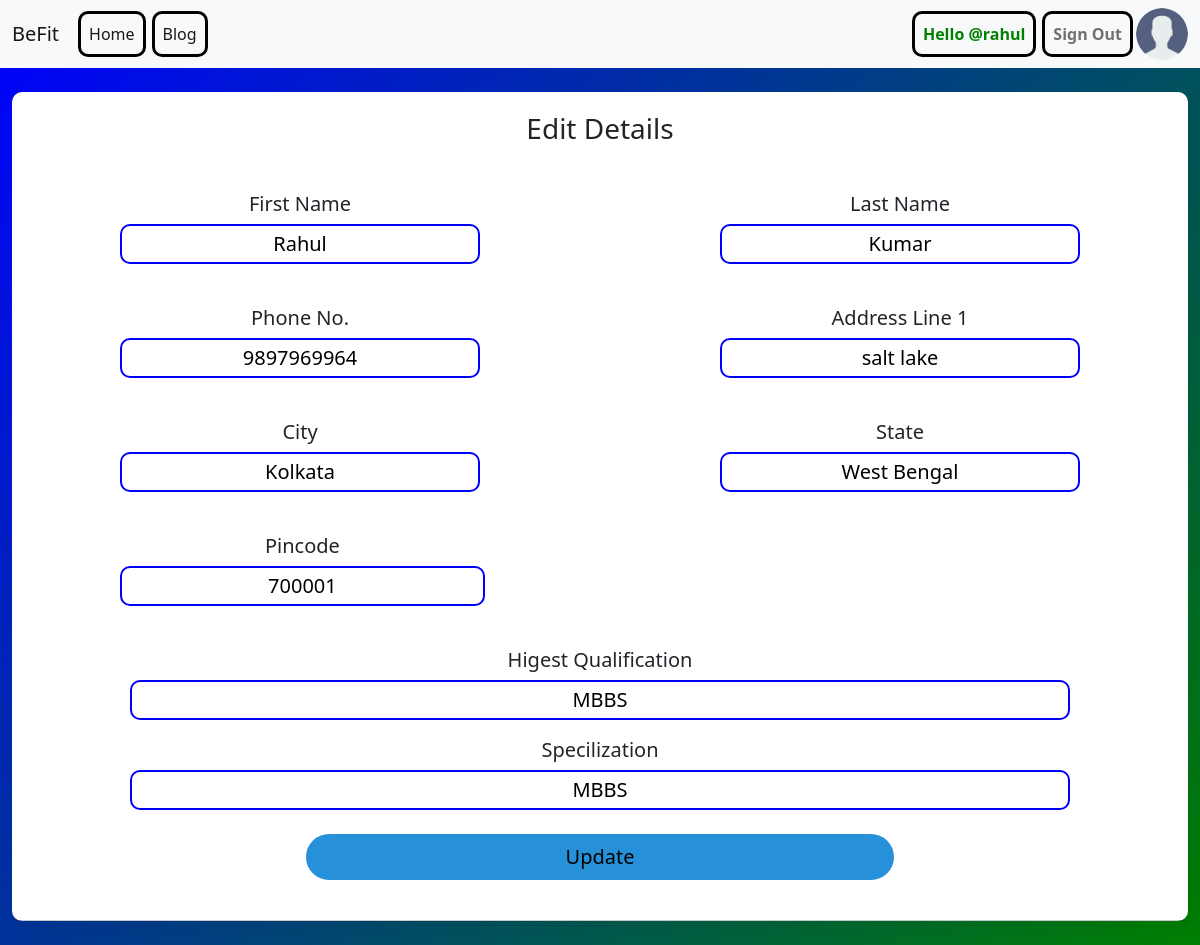
Screenshot of /edit-details/ (signed in) with the database file from the repository.
### management/models.py (models this page shows, shortened)
class Doctor(models.Model):
    user = models.OneToOneField(User , on_delete=models.CASCADE, related_name='Doctor')
    first_name = models.CharField(max_length=50)
    last_name = models.CharField(max_length=50)
    image = models.ImageField(upload_to = 'asset/profile-pic', default= 'asset/profile-pic/default.png')
    qualification_higest = models.CharField(max_length=40 , blank=True)
    specilization = models.CharField(max_length=100 ,blank=True)
    about = models.CharField(max_length=500 ,blank=True)
    phone_no = models.IntegerField(default=0 ,blank=True)
    add_line_1 = models.CharField(max_length=50 , blank=True)
    add_city = models.CharField(max_length=50  , blank=True)
    add_state = models.CharField(max_length=20 , blank=True)
    add_Pincode = models.IntegerField(default=0 ,blank=True)

### management/views.py (the view)
# urls.py: path("edit-details/", views.edit_details, name="edit_details"),
def edit_details(request):
    if request.user.is_staff :
        data = Doctor.objects.get(user = request.user)
        return render(request, 'edit-profile.html', {'profile_data': data})
    elif request.user.is_authenticated:
        data = Patient.objects.get(user = request.user)
        return render(request, 'edit-profile.html', {'profile_data': data})
    else:
        redirect('profile')

### management/templates/edit-profile.html (shortened to what this page needs)
{% extends 'base.html' %}
{% load static %}
{% block containt %}
<head>
      <link rel="stylesheet" href="{% static 'css/style.css' %}">
</head>
<div class="space">
  <div class="form">
    <h3>Edit Details</h3>
   <form method="post" action="/update/">
        <div class="address row mb-4">
            <div class="input col">
                <div class="form-outline">
                    <label>First Name</label>
                    <input type="text"  name="first_name" value="{{profile_data.first_name}}">
                </div>
            </div>
            <div class="input col">
                <div class="form-outline">
                    <label>Last Name</label>
                    <input type="text"  name="last_name" value="{{profile_data.last_name}}">
                </div>
            </div>
        </div>
        <div class="address row mb-4">
            <div class="input col">
                <div class="form-outline">
                    <label for="username">Phone No.</label>
                    <input type="text" name="phone_no" value="{{profile_data.phone_no}}">
                </div>
            </div>
            <div class="input col">
                <div class="form-outline">
                    <label>Address Line 1</label>
                    <input type="text" name="add_line_1" value="{{profile_data.add_line_1}}">
                </div>
            </div>
        </div>
        <div class="row mb-4">
            <div class="input col">
                <div class="form-outline">
                    <label>City</label>
                    <input type="text" name="add_city" value="{{profile_data.add_city}}">
                </div>
            </div>
            <div class="input col">
                <div class="form-outline">
                    <label>State</label>
                    <input type="text" name="add_city" value="{{profile_data.add_state}}">
                </div>
            </div>
        </div>
        <div class="row mb-4">
            <div class="input col">
                <div class="form-outline" style="width: 38%;">
                    <label>Pincode</label>
                    <input type="text" name="add_city" value="{{profile_data.add_Pincode}}">
                </div>
            </div>
        </div>
        {%if user.is_staff%}
            <div class="input col">
                <div class="form-outline">
                    <label>Higest Qualification</label>
                    <input type="text" name="qualification_higest" value="{{profile_data.qualification_higest}}">
                </div>
            </div>
        <div class="input">
            <label for="specilization">Specilization</label>
            <input type="text" name="qualification_higest" value="{{profile_data.qualification_higest}}" >
        </div>
        {%endif%}
        <br>
        <div class="submit">
            <input type="submit" value="Update">
        </div>
    </form>
    <br>
    <hr>
</div>
</div>
{% endblock %}

### management/templates/base.html (shortened to what this page needs)
{% load static %}
<!doctype html>
<html lang="en">
  <head>
    <link href="https://cdn.jsdelivr.net/npm/bootstrap@5.1.3/dist/css/bootstrap.min.css" rel="stylesheet">
  </head>
  <body>
    <nav class="navbar navbar-expand-lg navbar-light bg-light sticky-top">
      <div class="container-fluid">
        <a class="navbar-brand" href="/">BeFit</a>
        <div class="collapse navbar-collapse" id="navbarNav">
          <ul class="navbar-nav my-design">
            <li class="nav-item">
              <a class="nav-link active" aria-current="page" href="/">Home</a>
            </li>
            <li class="nav-item">
              <a class="nav-link active" aria-current="page" href="/blog/">Blog</a>
            </li>
          </ul>
        </div>
        <div class="collapse navbar-collapse" id="navbarNav">
          <ul class="navbar-nav my-design" style="margin-left: auto; font-weight: bold;" >
            {% if user.is_authenticated%}
            <li class="nav-item">
              <div class="nav-link" style="color: green; font-weight: bold;">
                  Hello @{{user.username}}
              </div>
            </li>
            {% endif %}
            {% if user.is_authenticated%}
            <li class="nav-item">
              <a class="nav-link" href="/signout/">Sign Out</a>
            </li>
            <div class="nav-item">
              <a href="/profile/"><img src="{{data.image.url}}"  onerror="this.src='../static/dafault.png'" class="nav-item"  style="height: 52px; border-radius: 100px;"></a>
            </div>
            {% endif %}
          </ul>
        </div>
      </div>
    </nav>
    {% block containt %}
    {% endblock %}
  </body>
</html>

### management/static/css/style.css (style rules this page uses)
* { margin: 0; padding: 0; }
body { background: linear-gradient(130deg, blue , green); }
.space { align-items: center; text-align: center; left: 30%; }
.form h3 { text-align: center; padding: 20px; }
.form form { align-items: center; box-sizing: border-box; }
.input { padding: 0% 10%; display: flex; flex-direction: column; width: 100%; }
.input { display: flex; flex-direction: column; }
.input input { height: 40px; width: 100%; font-size: 20px; border: 2px solid blue; border-radius: 10px; text-align: center; background: none; outline: none; }
.input label { padding-bottom: 5px; padding-top: 15px; font-size: 20px; }
.submit { align-items: center; width: 200px; margin-left: 25%; display: flex; flex-direction: column; width: 50%; border: 3px solid #2691d9; border-radius: 100px; background-color: #2691d9; }
.submit input { height: 40px; width: 100%; font-size: 20px; border: none; text-align: center; background: none; outline: none; }

### management/templates/base.html (style rules this page uses)
.my-design li { border: 3px solid black; margin: 3px; border-radius: 10px; }

### management/templates/edit-profile.html (style rules this page uses)
.form { background: white; border-radius: 10px; width: 98%; margin: 2% 1%; box-shadow: 10px 10px 15px rgb(0 0 0 / 5%); height: auto; }

### rows the page displays
Doctor: first_name "Rahul", last_name "Kumar", phone_no "9897969964", add_line_1 "salt lake", add_city "Kolkata", add_city "West Bengal", add_city "700001", qualification_higest "MBBS"

### other values shown
{{ user.username }} "rahul"
